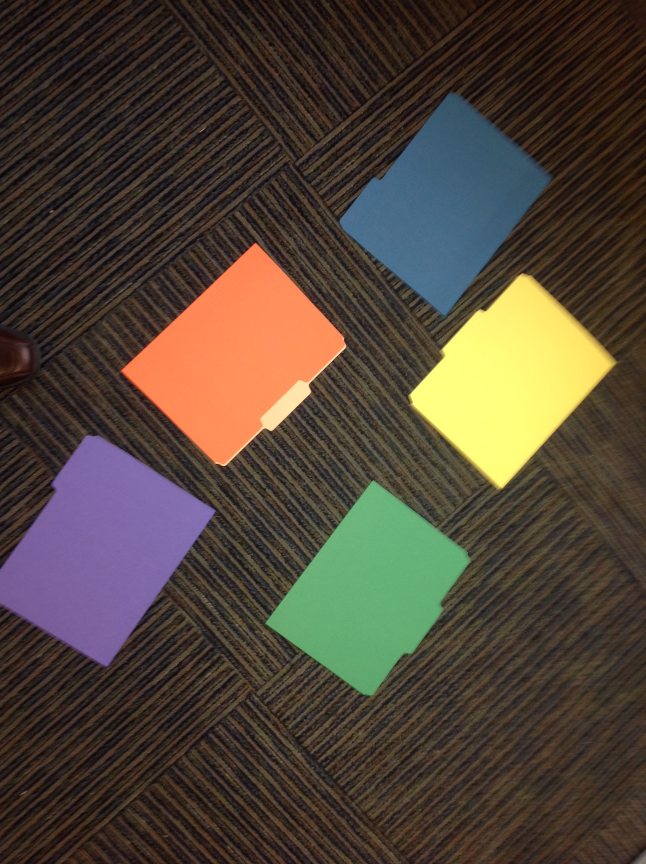
#> input picture Labs/Lab07ImageProcessingSangree/folders00.JPG, 1936 x 2592 px, found by its file name (shown at 1/3 size)
$ python 'Image Processing.py'
#> lines starting #> are read from the running program, lines starting #| are printed output that depends on the picture
# -*- coding: utf-8 -*-
"""
Created on Fri Nov 13 11:58:18 2020

@author: scott
"""

import cv2
import matplotlib.pyplot as plot
import numpy as np

BGR = cv2.imread("folders00.jpg")
#> BGR is the input picture: shape (2592, 1936, 3); mean B, G, R 56.2, 68.6, 79.9
RGB = cv2.cvtColor(BGR, cv2.COLOR_BGR2RGB)
R = RGB[:,:,0]
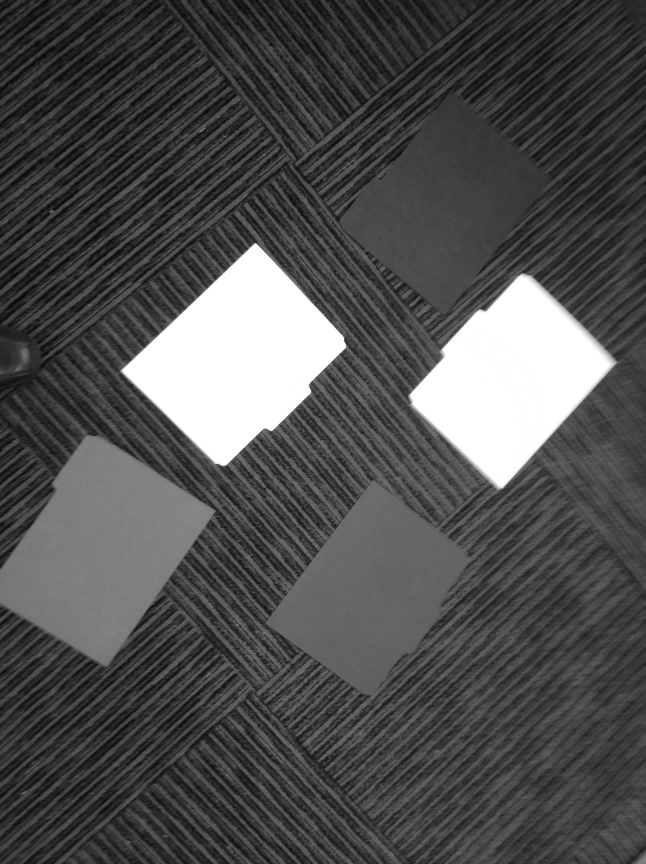
#> R: shape (2592, 1936) (shown at 1/3 size); min 0, max 255, mean 79.9
G = RGB[:,:,1]
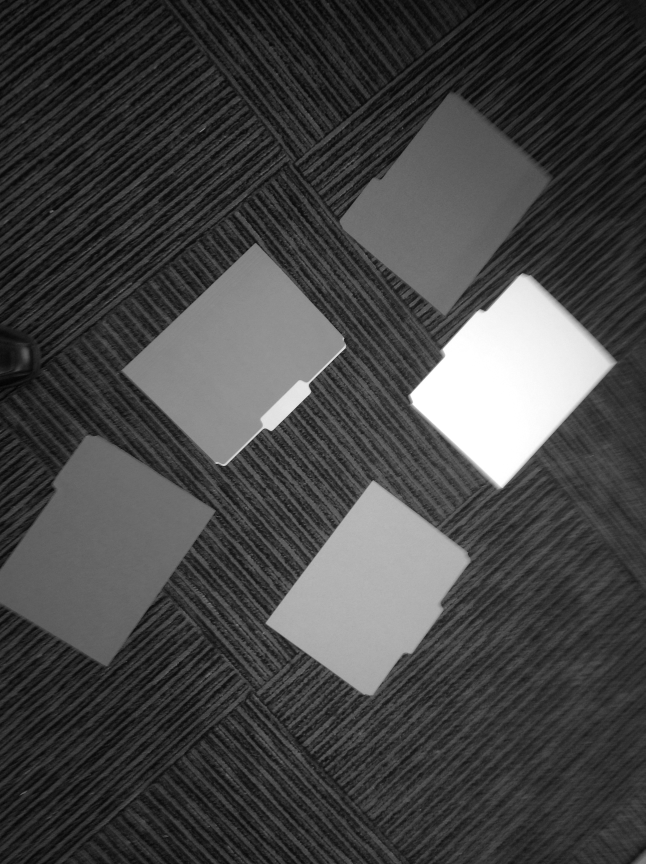
#> G: shape (2592, 1936) (shown at 1/3 size); min 0, max 255, mean 68.6
B = RGB[:,:,2]
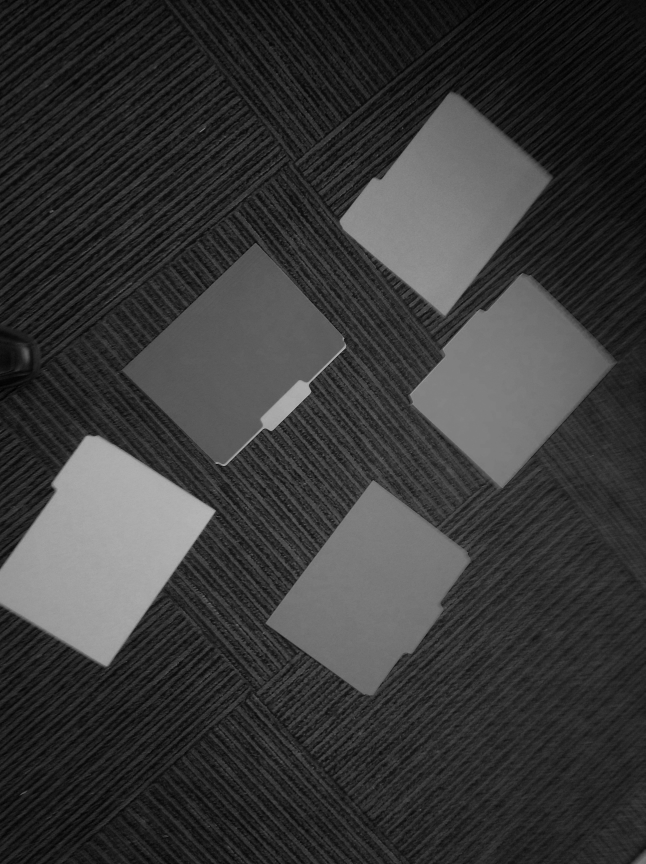
#> B: shape (2592, 1936) (shown at 1/3 size); min 0, max 204, mean 56.2
plot.figure(1)
plot.clf()
plot.imshow(RGB)
plot.pause(0.001)
#> (the run stopped early here; a loop or call above may not have finished)
